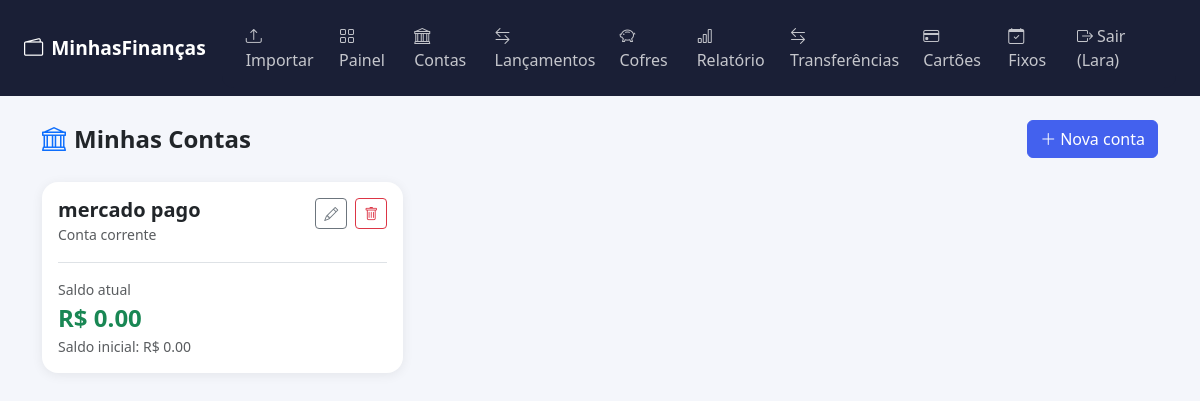
The page /contas (signed in) on the database as committed earlier.
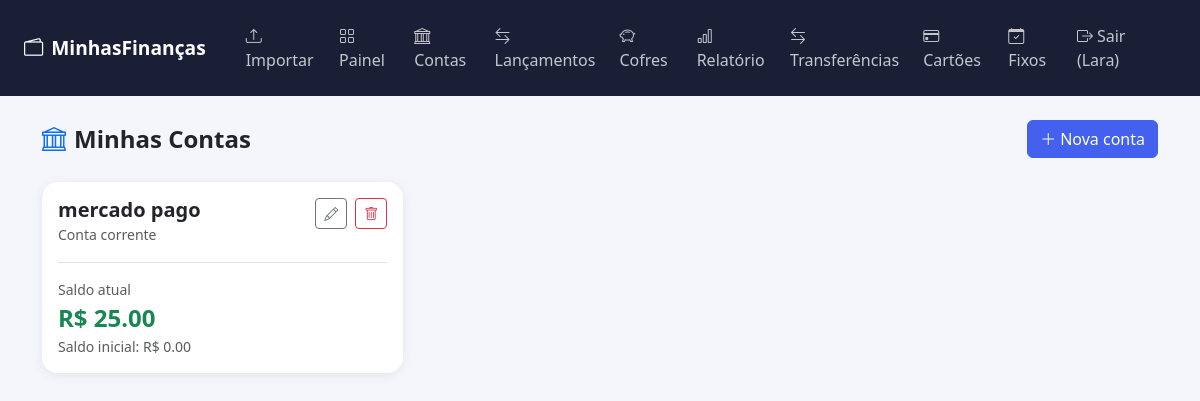
The same page on the database as committed later.
### app/models.py (models this page shows)
class Conta(db.Model):
    __tablename__ = 'contas'
    id = db.Column(db.Integer, primary_key=True)
    nome = db.Column(db.String(100), nullable=False)
    tipo = db.Column(db.String(50), nullable=False)
    saldo_inicial = db.Column(db.Float, default=0.0)
    usuario_id = db.Column(db.Integer, db.ForeignKey('usuarios.id'), nullable=False)
    criado_em = db.Column(db.DateTime, default=datetime.utcnow)
    lancamentos = db.relationship('Lancamento', backref='conta', lazy=True)
    @property
    def saldo_atual(self):
        entradas = sum(l.valor for l in self.lancamentos if l.tipo == 'entrada')
        saidas = sum(l.valor for l in self.lancamentos if l.tipo == 'saida')
        return self.saldo_inicial + entradas - saidas

class Lancamento(db.Model):
    __tablename__ = 'lancamentos'
    id = db.Column(db.Integer, primary_key=True)
    descricao = db.Column(db.String(200), nullable=False)
    valor = db.Column(db.Float, nullable=False)
    tipo = db.Column(db.String(10), nullable=False)
    categoria = db.Column(db.String(50), nullable=False)
    data = db.Column(db.Date, nullable=False, default=datetime.utcnow)
    conta_id = db.Column(db.Integer, db.ForeignKey('contas.id'), nullable=False)
    usuario_id = db.Column(db.Integer, db.ForeignKey('usuarios.id'), nullable=False)
    criado_em = db.Column(db.DateTime, default=datetime.utcnow)
    CATEGORIAS_ENTRADA = ['Salário', 'Freela', 'Vendas', 'Presente', 'Outros']
    CATEGORIAS_SAIDA = ['Alimentação', 'Transporte', 'Moradia', 'Saúde', 'Lazer', 'Roupas', 'Educação', 'Transferência para terceiros', 'Outros']

### app/routes.py (the view)
@main.route('/contas')
@login_required
def contas():
    contas = Conta.query.filter_by(usuario_id=current_user.id).all()
    return render_template('contas.html', contas=contas)

### app/models.py (called while the page is built)
@login_manager.user_loader
def load_user(user_id):
    return Usuario.query.get(int(user_id))

### app/templates/contas.html (shortened to what this page needs)
{% extends 'base.html' %}
{% block content %}
<div class="d-flex justify-content-between align-items-center mb-4">
  <h4 class="fw-bold mb-0"><i class="bi bi-bank me-2 text-primary"></i>Minhas Contas</h4>
  <button class="btn btn-primary" data-bs-toggle="modal" data-bs-target="#modalConta">
    <i class="bi bi-plus-lg me-1"></i>Nova conta
  </button>
</div>
<div class="row g-3">
  {% for conta in contas %}
  <div class="col-md-4">
    <div class="card">
      <div class="card-body">
        <div class="d-flex justify-content-between align-items-start">
          <div>
            <h5 class="fw-bold mb-0">{{ conta.nome }}</h5>
            <small class="text-muted">{{ conta.tipo }}</small>
          </div>
          <div class="d-flex gap-2">
            <button class="btn btn-sm btn-outline-secondary" data-bs-toggle="modal"
              data-bs-target="#modalEditar{{ conta.id }}">
              <i class="bi bi-pencil"></i>
            </button>
            <form method="POST" action="{{ url_for('main.excluir_conta', id=conta.id) }}"
              onsubmit="return confirm('Excluir esta conta e todos os lançamentos?')">
              <button class="btn btn-sm btn-outline-danger"><i class="bi bi-trash"></i></button>
            </form>
          </div>
        </div>
        <div class="mt-3 pt-3 border-top">
          <div class="small text-muted">Saldo atual</div>
          <div class="fs-4 fw-bold text-{{ 'danger' if conta.saldo_atual < 0 else 'success' }}">
            R$ {{ "%.2f"|format(conta.saldo_atual) }}
          </div>
          <div class="small text-muted">Saldo inicial: R$ {{ "%.2f"|format(conta.saldo_inicial) }}</div>
        </div>
      </div>
    </div>
  </div>
  {% endfor %}
</div>
{% endblock %}

Rows that differ between the two databases and show on the page:
shown differently, row unchanged: Conta "mercado pago": saldo_atual "0.00" → (not shown)
added Lancamento: saldo_atual "25.00"
